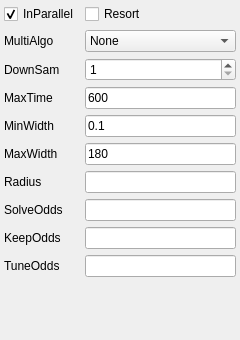
                  <widget class="QWidget" name="scrollAreaWidgetContents_3">
                   <property name="geometry">
                    <rect>
                     <x>0</x>
                     <y>0</y>
                     <width>240</width>
                     <height>340</height>
                    </rect>
                   </property>
                   <layout class="QGridLayout" name="gridLayout_5">
                    <property name="leftMargin">
                     <number>4</number>
                    </property>
                    <property name="topMargin">
                     <number>4</number>
                    </property>
                    <property name="rightMargin">
                     <number>4</number>
                    </property>
                    <property name="bottomMargin">
                     <number>0</number>
                    </property>
                    <property name="spacing">
                     <number>-1</number>
                    </property>
                    <item row="27" column="0">
                     <widget class="QLabel" name="label_36">
                      <property name="text">
                       <string>KeepOdds</string>
                      </property>
                     </widget>
                    </item>
                    <item row="28" column="1">
                     <widget class="QLineEdit" name="oddsToTune">
                      <property name="text">
                       <string/>
                      </property>
                     </widget>
                    </item>
                    <item row="34" column="1">
                     <spacer name="verticalSpacer_7">
                      <property name="orientation">
                       <enum>Qt::Vertical</enum>
                      </property>
                      <property name="sizeHint" stdset="0">
                       <size>
                        <width>20</width>
                        <height>40</height>
                       </size>
                      </property>
                     </spacer>
                    </item>
                    <item row="19" column="0">
                     <widget class="QLabel" name="label_33">
                      <property name="text">
                       <string>MultiAlgo</string>
                      </property>
                     </widget>
                    </item>
                    <item row="26" column="1">
                     <widget class="QLineEdit" name="oddsToSolve">
                      <property name="text">
                       <string/>
                      </property>
                     </widget>
                    </item>
                    <item row="27" column="1">
                     <widget class="QLineEdit" name="oddsToKeep">
                      <property name="text">
                       <string/>
                      </property>
                     </widget>
                    </item>
                    <item row="24" column="0">
                     <widget class="QLabel" name="label_28">
                      <property name="text">
                       <string>MaxWidth</string>
                      </property>
                     </widget>
                    </item>
                    <item row="25" column="1">
                     <widget class="QLineEdit" name="radius"/>
                    </item>
                    <item row="23" column="1">
                     <widget class="QLineEdit" name="minWidth">
                      <property name="text">
                       <string>0.1</string>
                      </property>
                     </widget>
                    </item>
                    <item row="25" column="0">
                     <widget class="QLabel" name="label_9">
                      <property name="text">
                       <string>Radius</string>
                      </property>
                     </widget>
                    </item>
                    <item row="20" column="1">
                     <widget class="QSpinBox" name="downsample">
                      <property name="minimum">
                       <number>1</number>
                      </property>
                      <property name="maximum">
                       <number>5</number>
                      </property>
                     </widget>
                    </item>
                    <item row="23" column="0">
                     <widget class="QLabel" name="label_27">
                      <property name="text">
                       <string>MinWidth</string>
                      </property>
                     </widget>
                    </item>
                    <item row="28" column="0">
                     <widget class="QLabel" name="label_37">
                      <property name="text">
                       <string>TuneOdds</string>
                      </property>
                     </widget>
                    </item>
                    <item row="24" column="1">
                     <widget class="QLineEdit" name="maxWidth">
                      <property name="text">
                       <string>180</string>
                      </property>
                     </widget>
                    </item>
                    <item row="18" column="0">
                     <widget class="QCheckBox" name="inParallel">
                      <property name="text">
                       <string>InParallel</string>
                      </property>
                      <property name="checked">
                       <bool>true</bool>
                      </property>
                     </widget>
                    </item>
                    <item row="19" column="1">
                     <widget class="QComboBox" name="multiAlgo">
                      <property name="currentIndex">
                       <number>0</number>
                      </property>
                      <item>
                       <property name="text">
                        <string>None</string>
                       </property>
                      </item>
                      <item>
                       <property name="text">
                        <string>MultiScales</string>
                       </property>
                      </item>
                      <item>
                       <property name="text">
                        <string>MultiDepths</string>
                       </property>
                      </item>
                      <item>
                       <property name="text">
                        <string>Auto</string>
                       </property>
                      </item>
                     </widget>
                    </item>
                    <item row="18" column="1">
                     <widget class="QCheckBox" name="resort">
                      <property name="text">
                       <string>Resort</string>
                      </property>
                     </widget>
                    </item>
                    <item row="20" column="0">
                     <widget class="QLabel" name="label_16">
                      <property name="text">
                       <string>DownSam</string>
                      </property>
                     </widget>
                    </item>
                    <item row="21" column="1">
                     <widget class="QLineEdit" name="solverTimeLimit">
                      <property name="text">
                       <string>600</string>
                      </property>
                     </widget>
                    </item>
                    <item row="26" column="0">
                     <widget class="QLabel" name="label_35">
                      <property name="text">
                       <string>SolveOdds</string>
                      </property>
                     </widget>
                    </item>
                    <item row="21" column="0">
                     <widget class="QLabel" name="label_29">
                      <property name="text">
                       <string>MaxTime</string>
                      </property>
                     </widget>
                    </item>
                   </layout>
                  </widget>
